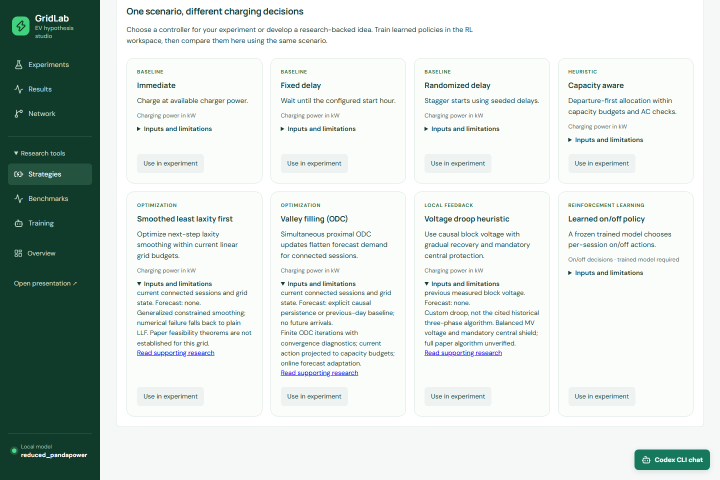
#> input picture artifacts/handoff/showcase/algorithm-assumptions.png, 1440 x 960 px (shown at 1/2 size); its folder holds only this picture in this run
$ python review_readme_images.py
#> lines starting #> are read from the running program, lines starting #| are printed output that depends on the picture
"""Create inspection sheets from actual documentation screenshots."""
from pathlib import Path
from PIL import Image, ImageDraw

folder = Path(__file__).resolve().parents[1] / "artifacts/handoff/showcase"
files = sorted(p for p in folder.glob("*.png") if not p.name.startswith("contact-") and p.name != "banner.png")
for offset in range(0, len(files), 4):
    sheet = Image.new("RGB", (1440, 1030), "#dddddd")
#> sheet: PIL image 1440x1030 RGB; every value is 221
    draw = ImageDraw.Draw(sheet)
    for index, file in enumerate(files[offset:offset + 4]):
        with Image.open(file) as source:
#> source is the input picture: PIL image 1440x960 RGB; mean R, G, B 211.5, 220.5, 217
            source.thumbnail((720, 480))
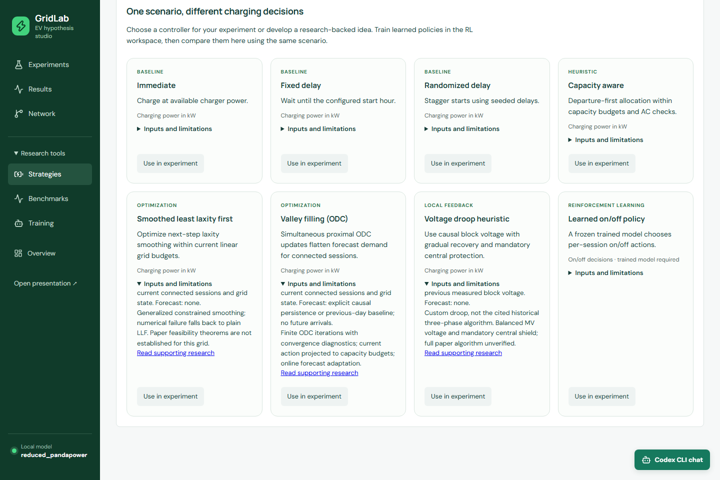
#> source: PIL image 720x480 RGB; mean R, G, B 211.4, 220.4, 216.9
            x, y = (index % 2) * 720, (index // 2) * 515
            sheet.paste(source, (x, y + 30))
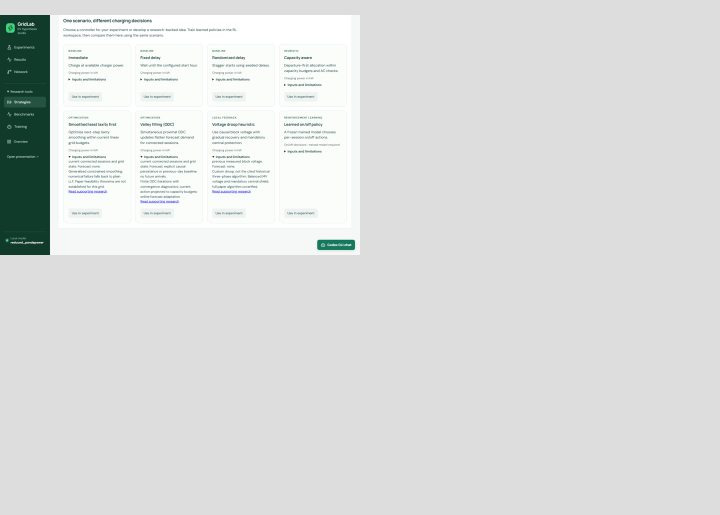
#> sheet: PIL image 1440x1030 RGB (shown at 1/2 size); mean R, G, B 218.8, 220.8, 220
            draw.text((x + 8, y + 8), file.stem, fill="black")
    sheet.save(folder / f"contact-{offset // 4 + 1:02}.png")
print(f"Reviewed inventory: {len(files)} screenshots")

$ run again, on artifacts/handoff/showcase/benchmark-matrix.png
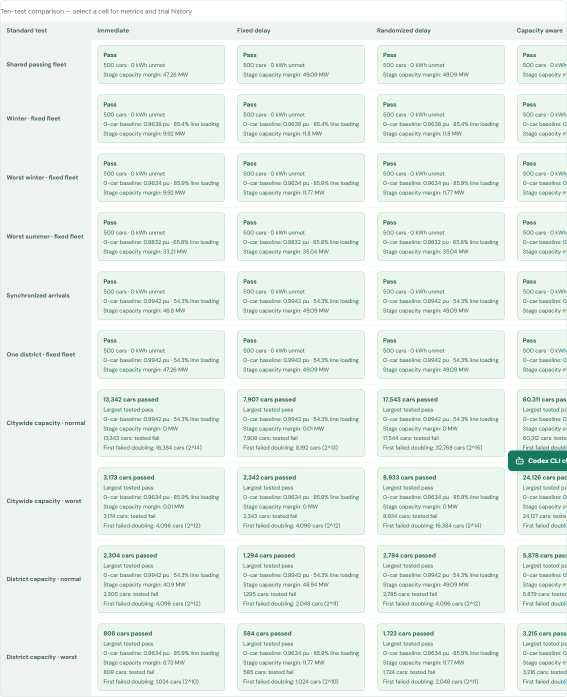
#> input picture artifacts/handoff/showcase/benchmark-matrix.png, 1134 x 1394 px (shown at 1/2 size)
#> source is the input picture: PIL image 1134x1394 RGB; mean R, G, B 230.5, 240.7, 234.9
#> `source.thumbnail((720, 480))`:
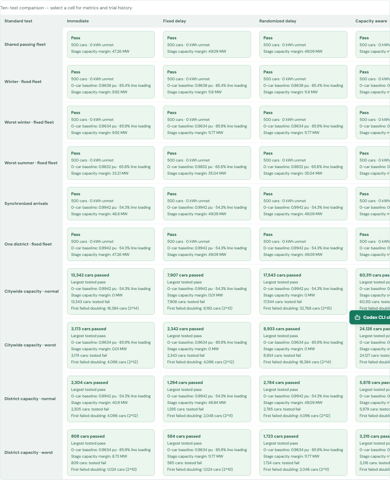
#> source: PIL image 390x480 RGB; mean R, G, B 230.4, 240.7, 234.8
#> `sheet.paste(source, (x, y + 30))`:
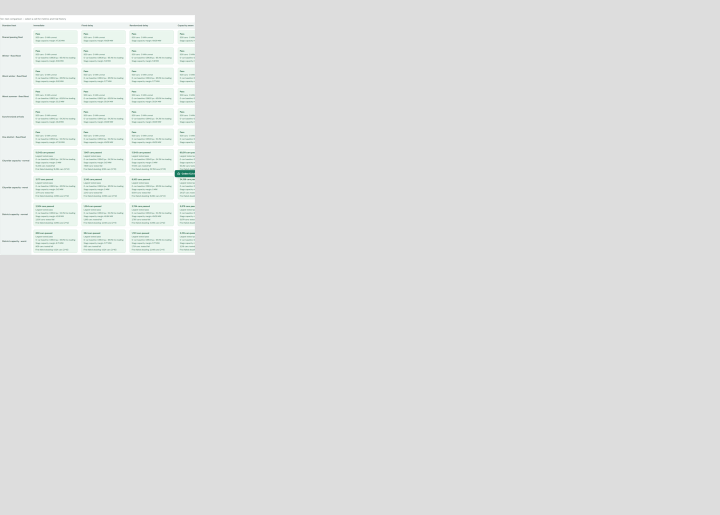
#> sheet: PIL image 1440x1030 RGB (shown at 1/2 size); mean R, G, B 222.2, 223.5, 222.7

$ run again, on artifacts/handoff/showcase/benchmark-rationale.png
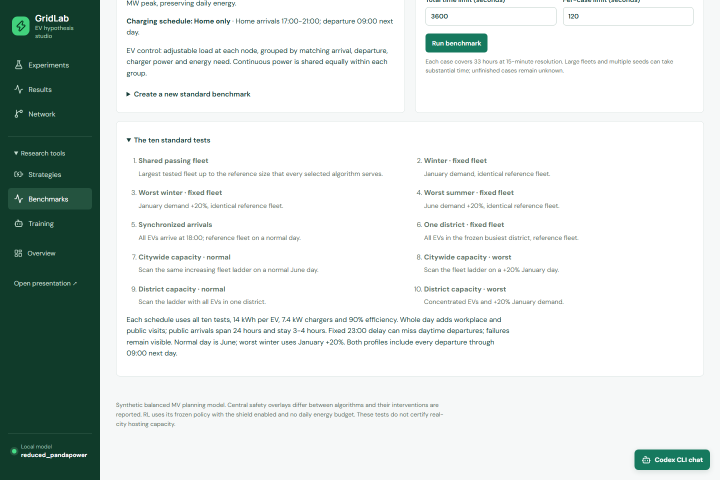
#> input picture artifacts/handoff/showcase/benchmark-rationale.png, 1440 x 960 px (shown at 1/2 size)
#> source is the input picture: PIL image 1440x960 RGB; mean R, G, B 214.3, 222.1, 219.3
#> `source.thumbnail((720, 480))`:
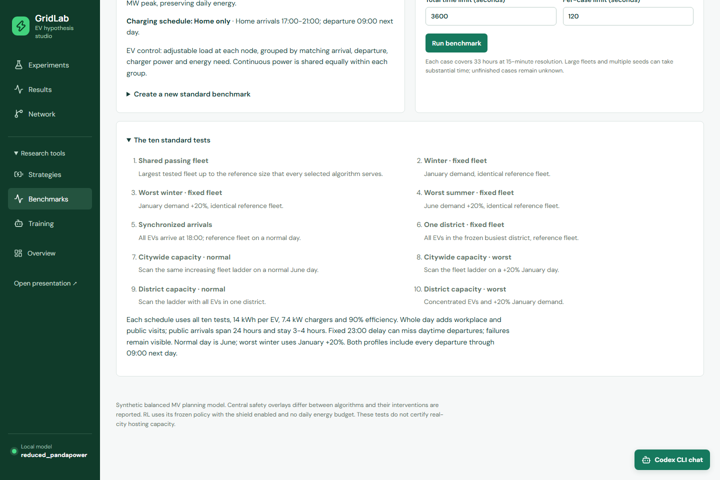
#> source: PIL image 720x480 RGB; mean R, G, B 214.1, 222, 219.1
#> `sheet.paste(source, (x, y + 30))`:
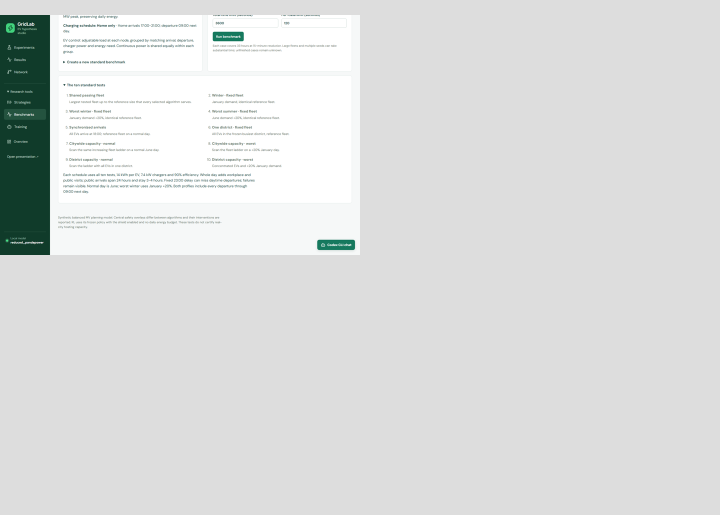
#> sheet: PIL image 1440x1030 RGB (shown at 1/2 size); mean R, G, B 219.4, 221.2, 220.6

$ run again, on artifacts/handoff/showcase/benchmark-setup.png
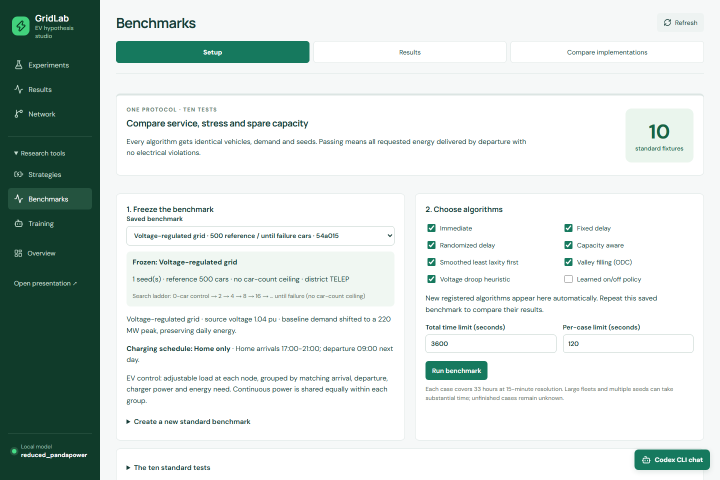
#> input picture artifacts/handoff/showcase/benchmark-setup.png, 1440 x 960 px (shown at 1/2 size)
#> source is the input picture: PIL image 1440x960 RGB; mean R, G, B 210, 219.8, 216.4
#> `source.thumbnail((720, 480))`:
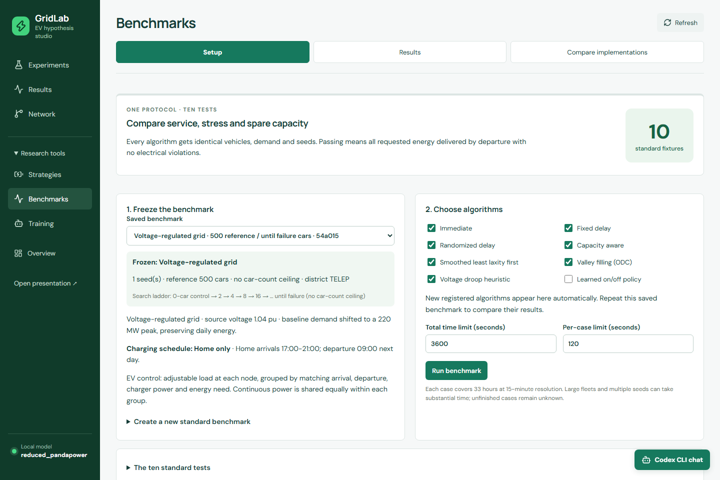
#> source: PIL image 720x480 RGB; mean R, G, B 209.9, 219.6, 216.2
#> `sheet.paste(source, (x, y + 30))`:
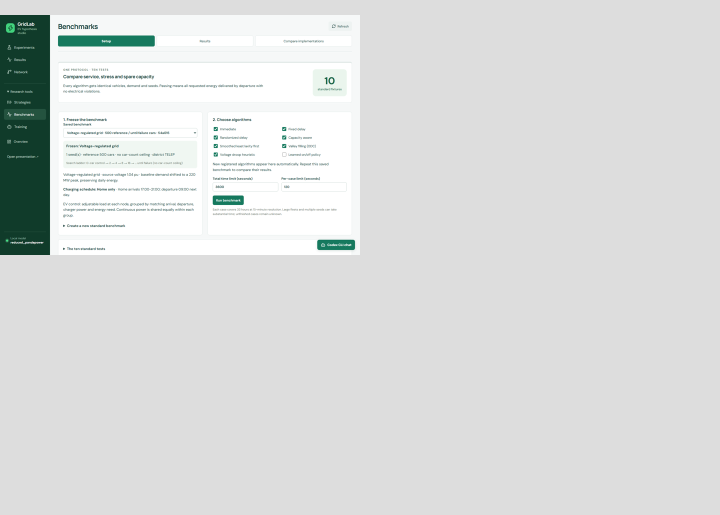
#> sheet: PIL image 1440x1030 RGB (shown at 1/2 size); mean R, G, B 218.4, 220.7, 219.9

$ run again, on artifacts/handoff/showcase/algorithm-library.png
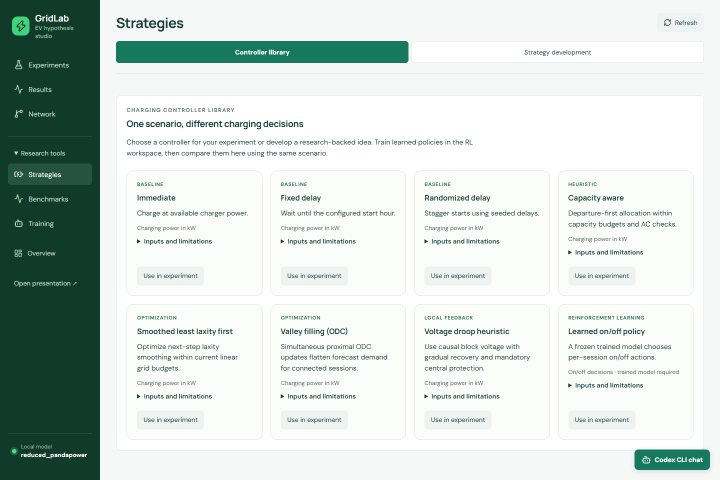
#> input picture artifacts/handoff/showcase/algorithm-library.png, 1440 x 960 px (shown at 1/2 size)
#> source is the input picture: PIL image 1440x960 RGB; mean R, G, B 208.4, 218.9, 214.9
#> `source.thumbnail((720, 480))`:
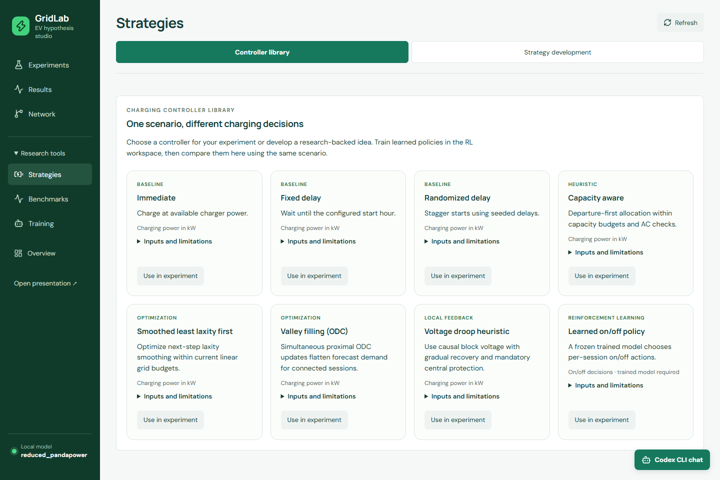
#> source: PIL image 720x480 RGB; mean R, G, B 208.3, 218.8, 214.8
#> `sheet.paste(source, (x, y + 30))`:
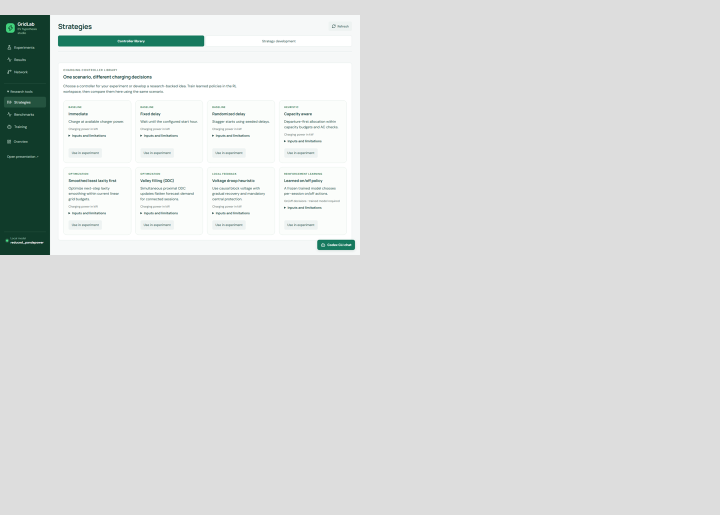
#> sheet: PIL image 1440x1030 RGB (shown at 1/2 size); mean R, G, B 218.1, 220.5, 219.6
